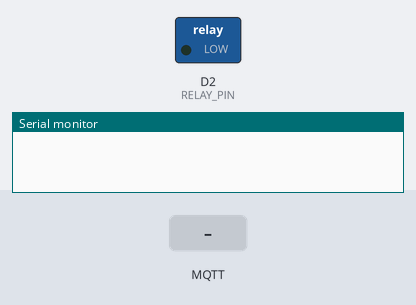
A program run on a simulated ESP8266 (NodeMCU). Parts: switched loads named in the program (green lamp = pin HIGH), the last lines printed to the serial monitor. Inputs (shaded band) come from the test bench. WiFi joins after 1.5 s; servers stay silent unless stated; no MQTT or app messages arrive unless stated.

Above: at 2.7 s.
2.8 s: MQTT message "ON" arrives on the first subscribed topic
At 3.9 s:
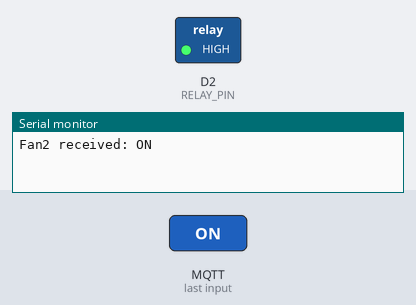
4.3 s: MQTT message "OFF" arrives on the first subscribed topic
At 5.0 s:
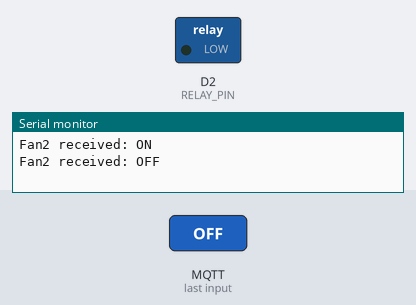
Timing chart, 0 to 7.3 s (numbered marks = the images above; inputs shaded):
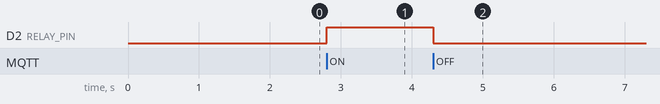

Measured:
- after the input at 2.8 s, D2 (RELAY_PIN): LOW → HIGH at once
- after the input at 4.3 s, D2 (RELAY_PIN): HIGH → LOW at once

The program:

main.cpp
```cpp
#include <ESP8266WiFi.h>
#include <PubSubClient.h>

const char* ssid = "ESP32_BROKER";
const char* password = "12345678";
const char* mqtt_server = "192.168.4.1";

WiFiClient espClient;
PubSubClient client(espClient);

#define RELAY_PIN D2

void callback(char* topic, byte* payload, unsigned int length) {
  String msg;
  for (int i = 0; i < length; i++) msg += (char)payload[i];
  Serial.printf("Fan2 received: %s\n", msg.c_str());

  if (msg == "ON") digitalWrite(RELAY_PIN, HIGH);
  else if (msg == "OFF") digitalWrite(RELAY_PIN, LOW);
}

void setup() {
  Serial.begin(115200);
  pinMode(RELAY_PIN, OUTPUT);
  digitalWrite(RELAY_PIN, LOW);

  WiFi.begin(ssid, password);
  while (WiFi.status() != WL_CONNECTED) delay(500);

  client.setServer(mqtt_server, 1883);
  client.setCallback(callback);
  while (!client.connected()) {
    client.connect("Fan2");
  }

  client.subscribe("home/fan2");
}

void loop() {
  client.loop();
}
```
